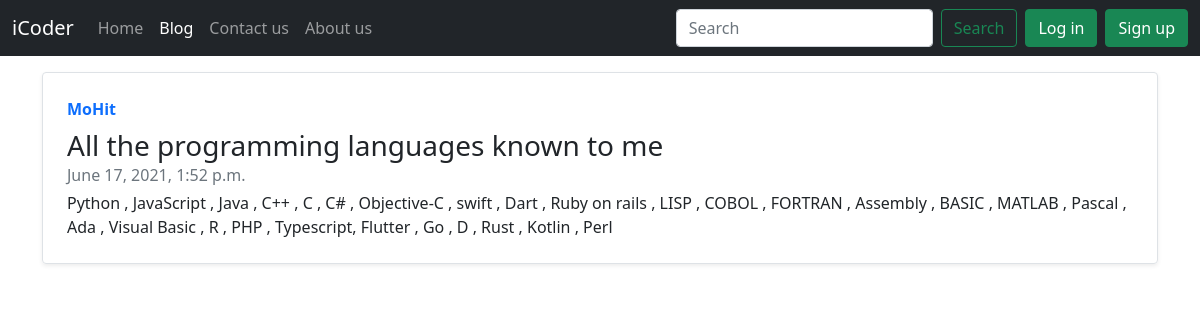
The page /blog/6/ on the database its author committed.
### blog/models.py (models this page shows, shortened)
class Post(models.Model):
    sno = models.AutoField(primary_key = True)
    title = models.CharField(max_length = 200)
    content = models.TextField()
    author = models.CharField(max_length = 100)
    timestamp = models.DateTimeField(blank = True)

### blog/views.py (the view)
# urls.py: path('<str:slug>/' , views.blogpost , name="blogpost")
def blogpost(request , slug):
    post = Post.objects.get(sno = int(slug))
    return render(request , 'blog/blogpost.html' , {'post':post})

### templates/blog/blogpost.html (shortened to what this page needs)
{% extends 'base.html' %}
{% block blogactive %}active{% endblock blogactive %}
{% block main %}
    <div class="container my-3">
  <div class="row g-0 border rounded overflow-hidden flex-md-row mb-4 shadow-sm h-md-250 position-relative">
    <div class="col p-4 d-flex flex-column position-static">
      <strong class="d-inline-block mb-2 text-primary">{{post.author}}</strong>
      <h3 class="mb-0">{{post.title}}</h3>
      <div class="mb-1 text-muted">{{post.timestamp}}</div>
      <p class="card-text mb-auto">{{post.content}}</p>
    </div>
  </div>
</div>
{% endblock main %}

### rows shown on the page
Post: author "MoHit", title "All the programming languages known to me", timestamp "June 17, 2021, 1:52 p.m.", content "Python , JavaScript , Java , C++ , C , C# , Objective-C , swift , Dart , Ruby on rails , LISP , COBOL , FORTRAN , Assembly , BASIC , MATLAB , Pascal , Ada , Visual Basic , R , PHP , Typescript, Flutter , Go , D , Rust , Kotlin , Perl"
